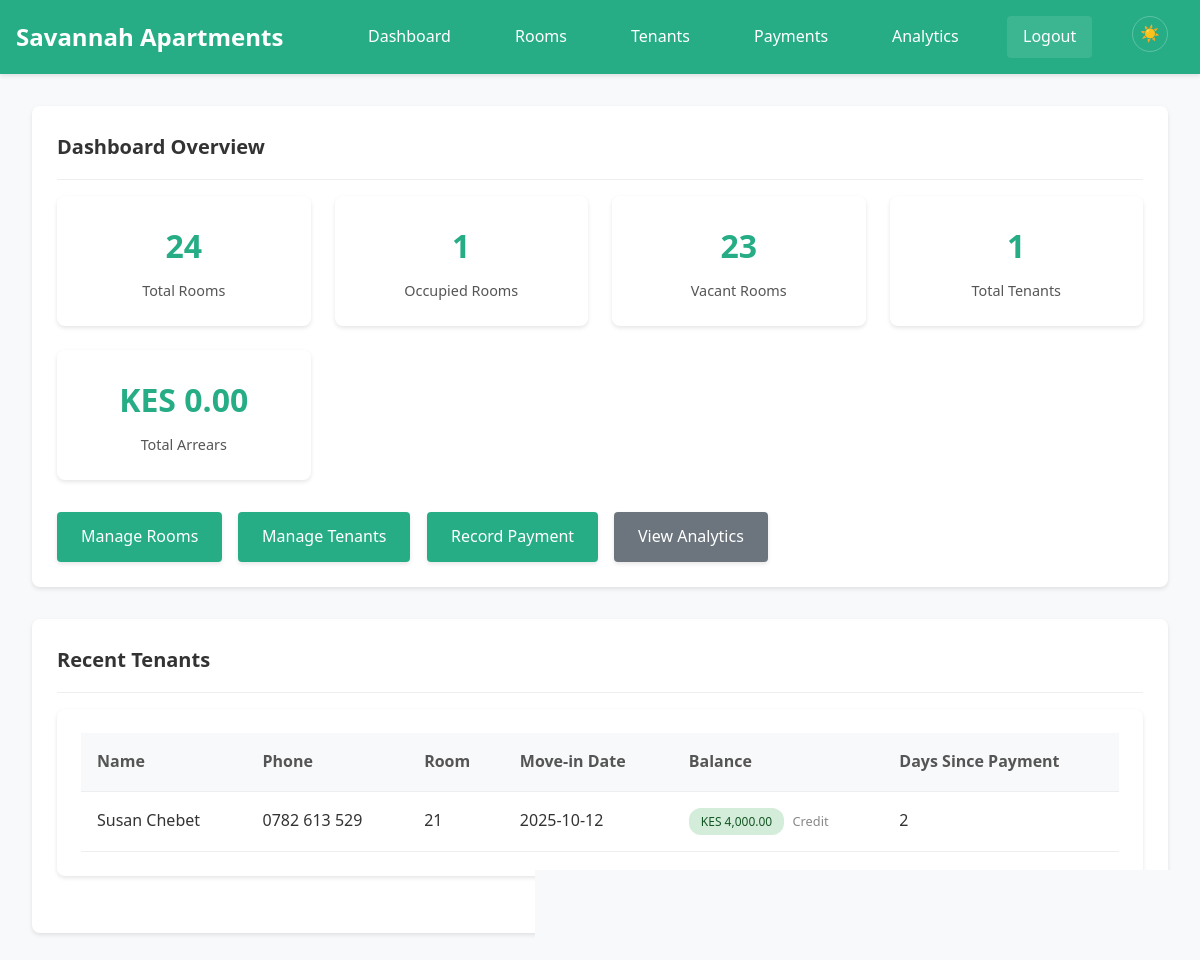
The page /dashboard (signed in) on the database as committed earlier.
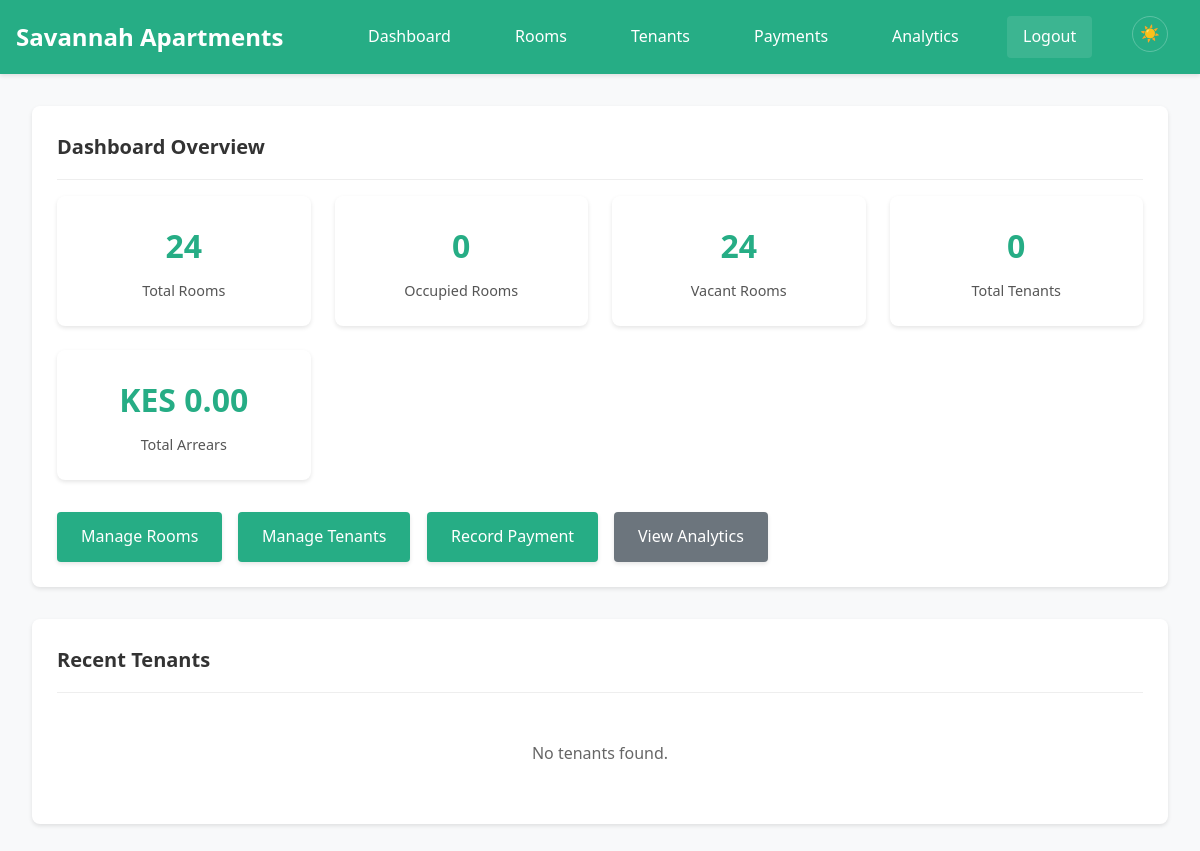
The same page on the database as committed later.
### tables this page shows
CREATE TABLE tenants (
            tenant_id INTEGER PRIMARY KEY AUTOINCREMENT,
            tenant_name TEXT NOT NULL,
            tenant_phone TEXT NOT NULL,
            room_id INTEGER,
            move_in_date DATE NOT NULL,
            balance REAL DEFAULT 0, credit_balance REAL DEFAULT 0, last_payment_date DATE, first_name TEXT, second_name TEXT, id_number TEXT, next_of_kin_name TEXT, next_of_kin_contact TEXT, relative_name TEXT, relative_id_number TEXT, relative_contact TEXT,
            FOREIGN KEY (room_id) REFERENCES rooms (room_id)
        );

### app.py (the view, shortened to what this page needs)
@app.route('/dashboard')
@login_required
def dashboard():
    conn = get_db_connection()
    total_rooms = conn.execute('SELECT COUNT(*) as count FROM rooms').fetchone()['count']
    occupied_rooms = conn.execute('SELECT COUNT(*) as count FROM rooms WHERE status = ?', ('occupied',)).fetchone()['count']
    vacant_rooms = total_rooms - occupied_rooms
    total_tenants = conn.execute('SELECT COUNT(*) as count FROM tenants').fetchone()['count']
    current_month = datetime.now().strftime('%Y-%m')
    arrears_data = conn.execute('''
        SELECT
            t.tenant_id,
            t.credit_balance,
            t.last_payment_date,
            r.monthly_rent,
            (
                SELECT COALESCE(SUM(p2.amount), 0)
                FROM payments p2
                WHERE p2.tenant_id = t.tenant_id
                  AND strftime('%Y-%m', p2.payment_date) = ?
            ) AS paid_this_month
        FROM tenants t
        LEFT JOIN rooms r ON t.room_id = r.room_id
    ''', (current_month,)).fetchall()
    total_arrears = 0
    for tenant in arrears_data:
        monthly_rent = tenant['monthly_rent'] if tenant['monthly_rent'] else 0
        effective_paid = (tenant['paid_this_month'] or 0) + (tenant['credit_balance'] or 0)
        arrears = max(0, monthly_rent - effective_paid)
        total_arrears += arrears
    current_month = datetime.now().strftime('%Y-%m')
    recent_tenants = conn.execute('''
        SELECT
            t.tenant_id,
            t.tenant_name,
            t.tenant_phone,
            t.move_in_date,
            t.credit_balance,
            t.last_payment_date,
            r.room_number,
            r.monthly_rent,
            COALESCE(p.total_payments, 0) as total_payments
        FROM tenants t
        LEFT JOIN rooms r ON t.room_id = r.room_id
        LEFT JOIN (
            SELECT tenant_id, SUM(amount) as total_payments
            FROM payments
            WHERE strftime('%Y-%m', payment_date) = ?
            GROUP BY tenant_id
        ) p ON t.tenant_id = p.tenant_id
        ORDER BY t.move_in_date DESC
        LIMIT 5
    ''', (current_month,)).fetchall()
    def compute_days_since(d):
        if not d:
            return None
        try:
            d0 = datetime.strptime(d, '%Y-%m-%d').date()
        except ValueError:
            try:
                d0 = datetime.fromisoformat(d).date()
            except ValueError:
                return None
        return (date.today() - d0).days
    enriched_recent = []
    for t in recent_tenants:
        item = dict(t)
        monthly_rent = t['monthly_rent'] or 0
        total_paid = t['total_payments'] or 0
        net_balance = total_paid - monthly_rent
        item['net_balance'] = net_balance
        if net_balance > 0:
            item['balance_status'] = 'credit'
        elif net_balance == 0:
            item['balance_status'] = 'paid'
        else:
            item['balance_status'] = 'arrears'
        item['days_since'] = compute_days_since(t['last_payment_date'])
        enriched_recent.append(item)
    stats = {
        'total_rooms': total_rooms,
        'occupied_rooms': occupied_rooms,
        'vacant_rooms': vacant_rooms,
        'total_tenants': total_tenants,
        'total_arrears': total_arrears
    }
    reminders = conn.execute('''
        SELECT
            t.tenant_id,
            t.tenant_name,
            t.last_payment_date,
            t.credit_balance,
            r.room_number,
            r.monthly_rent,
            (
                SELECT COALESCE(SUM(p2.amount), 0)
                FROM payments p2
                WHERE p2.tenant_id = t.tenant_id
                  AND strftime('%Y-%m', p2.payment_date) = strftime('%Y-%m', 'now')
            ) as paid_this_month
        FROM tenants t
        LEFT JOIN rooms r ON t.room_id = r.room_id
        ORDER BY t.tenant_name
    ''').fetchall()
    conn.close()
    def compute_days_since(d):
        if not d:
            return None
        try:
            d0 = datetime.strptime(d, '%Y-%m-%d').date()
        except ValueError:
            try:
                d0 = datetime.fromisoformat(d).date()
            except ValueError:
                return None
        return (date.today() - d0).days
    reminder_cards = []
    for r in reminders:
        rent = r['monthly_rent'] or 0
        effective_paid = (r['paid_this_month'] or 0) + (r['credit_balance'] or 0)
        amount_remaining = max(0, rent - effective_paid)
        if amount_remaining <= 0:
            continue  # fully paid, skip
    for t in enriched_recent:
        if t['tenant_name'].lower() == 'eric onyango':
            assert t['monthly_rent'] == 15000, f"Eric Onyango rent should be 15000, got {t['monthly_rent']}"
            assert t['total_payments'] == 19000, f"Eric Onyango total_payments should be 19000, got {t['total_payments']}"
            assert t['net_balance'] == 4000, f"Eric Onyango net_balance should be 4000, got {t['net_balance']}"
            assert t['balance_status'] == 'credit', f"Eric Onyango balance_status should be credit, got {t['balance_status']}"
    return render_template('dashboard.html', stats=stats, recent_tenants=enriched_recent, reminders=reminder_cards)

### app.py (called while the page is built)
@app.template_filter('currency')
def currency_filter(value):
    if value is None:
        return "KES 0.00"
    return f"KES {value:,.2f}"

def get_db_connection():
    conn = sqlite3.connect(DATABASE, timeout=20.0)
    conn.row_factory = sqlite3.Row
    conn.execute('PRAGMA journal_mode=WAL')
    conn.execute('PRAGMA synchronous=NORMAL')
    conn.execute('PRAGMA cache_size=10000')
    conn.execute('PRAGMA temp_store=MEMORY')
    return conn

def login_required(f):
    @wraps(f)
    def decorated_function(*args, **kwargs):
        if 'logged_in' not in session:
            return redirect(url_for('login'))
        return f(*args, **kwargs)
    return decorated_function

### templates/dashboard.html (shortened to what this page needs)
{% extends "base.html" %}
{% block content %}
<div class="card">
    <div class="card-header">
        <h1 class="card-title">Dashboard Overview</h1>
    </div>
    <div class="stats-grid">
        <div class="stat-card">
            <div class="stat-number">{{ stats.total_rooms }}</div>
            <div class="stat-label">Total Rooms</div>
        </div>
        <div class="stat-card">
            <div class="stat-number">{{ stats.occupied_rooms }}</div>
            <div class="stat-label">Occupied Rooms</div>
        </div>
        <div class="stat-card">
            <div class="stat-number">{{ stats.vacant_rooms }}</div>
            <div class="stat-label">Vacant Rooms</div>
        </div>
        <div class="stat-card">
            <div class="stat-number">{{ stats.total_tenants }}</div>
            <div class="stat-label">Total Tenants</div>
        </div>
        <div class="stat-card">
            <div class="stat-number">{{ stats.total_arrears|currency }}</div>
            <div class="stat-label">Total Arrears</div>
        </div>
    </div>
    <div style="display: flex; gap: 1rem; flex-wrap: wrap;">
        <a href="{{ url_for('rooms') }}" class="btn" data-loading="true">Manage Rooms</a>
        <a href="{{ url_for('tenants') }}" class="btn" data-loading="true">Manage Tenants</a>
        <a href="{{ url_for('payments') }}" class="btn" data-loading="true">Record Payment</a>
        <a href="{{ url_for('analytics') }}" class="btn btn-secondary" data-loading="true">View Analytics</a>
    </div>
</div>
<div class="card">
    <div class="card-header">
        <h2 class="card-title">Recent Tenants</h2>
    </div>
    {% if recent_tenants %}
    <div class="table-container">
        <table class="table">
            <thead>
                <tr>
                    <th>Name</th>
                    <th>Phone</th>
                    <th>Room</th>
                    <th>Move-in Date</th>
                    <th>Balance</th>
                    <th>Days Since Payment</th>
                </tr>
            </thead>
            <tbody>
                {% for tenant in recent_tenants %}
                <tr>
                    <td>{{ tenant.tenant_name }}</td>
                    <td>{{ tenant.tenant_phone }}</td>
                    <td>{{ tenant.room_number or 'No Room' }}</td>
                    <td>{{ tenant.move_in_date }}</td>
                    <td>
                        {% set abs_balance = tenant.net_balance|abs %}
                        <span class="status-badge
                            {% if tenant.balance_status == 'credit' %}status-positive
                            {% elif tenant.balance_status == 'arrears' %}status-negative
                            {% endif %}"
                            title="{{ tenant.balance_status|capitalize }}">
                            {{ abs_balance | currency }}
                        </span>
                        <small style="margin-left:4px; font-size:0.8em; color:#888;">
                            {{ tenant.balance_status|capitalize }}
                        </small>
                    </td>
                    <td>{{ tenant.days_since if tenant.days_since is not none else 'N/A' }}</td>
                </tr>
                {% endfor %}
            </tbody>
        </table>
    </div>
    {% else %}
    <p style="text-align: center; color: #666; padding: 2rem;">No tenants found.</p>
    {% endif %}
</div>
{% endblock %}

### templates/base.html (shortened to what this page needs)
<!DOCTYPE html>
<html lang="en">
<head>
    <link rel="stylesheet" href="{{ url_for('static', filename='css/style.css') }}">
</head>
<body>
    {% if session.logged_in %}
    <nav class="navbar">
        <div class="nav-container">
            <h1 class="nav-title"><a href="{{ url_for('dashboard') }}" style="color:inherit; text-decoration:none;">Savannah Apartments</a></h1>
            <div class="nav-links">
                <a href="{{ url_for('dashboard') }}" class="nav-link">Dashboard</a>
                <a href="{{ url_for('rooms') }}" class="nav-link">Rooms</a>
                <a href="{{ url_for('tenants') }}" class="nav-link">Tenants</a>
                <a href="{{ url_for('payments') }}" class="nav-link">Payments</a>
                <a href="{{ url_for('analytics') }}" class="nav-link">Analytics</a>
                <a href="{{ url_for('logout') }}" class="nav-link logout">Logout</a>
                <button id="themeToggle" class="theme-toggle" aria-label="Toggle theme" title="Toggle theme">
                    <span class="icon-sun" aria-hidden="true">☀️</span>
                </button>
            </div>
        </div>
    </nav>
    {% endif %}
    <main class="main-content">
        {% block content %}{% endblock %}
    </main>
</body>
</html>

Rows that differ between the two databases and show on the page:
removed tenants: tenant_name "Susan Chebet", tenant_phone "0782 613 529", room "21", move_in_date "2025-10-12", abs_balance "KES 4,000.00", balance_status "Credit", days_since "2"
Other text that changed with them:
{{ stats.occupied_rooms }}: "1" → "0"
{{ stats.vacant_rooms }}: "23" → "24"
{{ stats.total_tenants }}: "1" → "0"
text no longer shown: "Name Phone Room Move-in Date Balance Days Since Payment"
text now shown: "No tenants found."
